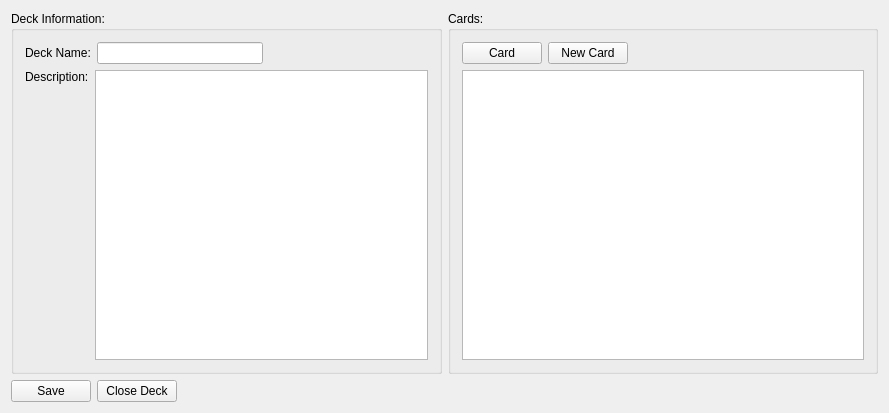
<?xml version="1.0" encoding="UTF-8"?>
<ui version="4.0">
 <class>EditDeck</class>
 <widget class="QWidget" name="EditDeck">
  <property name="geometry">
   <rect>
    <x>0</x>
    <y>0</y>
    <width>889</width>
    <height>413</height>
   </rect>
  </property>
  <property name="windowTitle">
   <string>EditDeck</string>
  </property>
  <layout class="QVBoxLayout" name="verticalLayout_4">
   <item>
    <layout class="QHBoxLayout" name="horizontalLayout_5">
     <item>
      <widget class="QGroupBox" name="groupBox_2">
       <property name="title">
        <string>Deck Information:</string>
       </property>
       <layout class="QVBoxLayout" name="verticalLayout">
        <item>
         <layout class="QHBoxLayout" name="horizontalLayout_2">
          <item>
           <widget class="QLabel" name="label">
            <property name="text">
             <string>Deck Name:</string>
            </property>
           </widget>
          </item>
          <item>
           <widget class="QLineEdit" name="deck_name"/>
          </item>
          <item>
           <spacer name="horizontalSpacer_2">
            <property name="orientation">
             <enum>Qt::Horizontal</enum>
            </property>
            <property name="sizeHint" stdset="0">
             <size>
              <width>40</width>
              <height>20</height>
             </size>
            </property>
           </spacer>
          </item>
         </layout>
        </item>
        <item>
         <layout class="QHBoxLayout" name="horizontalLayout_4">
          <item>
           <layout class="QVBoxLayout" name="verticalLayout_3">
            <item>
             <widget class="QLabel" name="label_2">
              <property name="text">
               <string>Description:</string>
              </property>
             </widget>
            </item>
            <item>
             <spacer name="verticalSpacer">
              <property name="orientation">
               <enum>Qt::Vertical</enum>
              </property>
              <property name="sizeHint" stdset="0">
               <size>
                <width>20</width>
                <height>40</height>
               </size>
              </property>
             </spacer>
            </item>
           </layout>
          </item>
          <item>
           <widget class="QPlainTextEdit" name="deck_description">
            <property name="documentTitle">
             <string/>
            </property>
           </widget>
          </item>
         </layout>
        </item>
       </layout>
      </widget>
     </item>
     <item>
      <widget class="QGroupBox" name="groupBox">
       <property name="title">
        <string>Cards:</string>
       </property>
       <layout class="QVBoxLayout" name="verticalLayout_2">
        <item>
         <layout class="QHBoxLayout" name="horizontalLayout">
          <item>
           <widget class="QPushButton" name="card_button">
            <property name="text">
             <string>Card</string>
            </property>
           </widget>
          </item>
          <item>
           <widget class="QPushButton" name="pushButton_2">
            <property name="text">
             <string>New Card</string>
            </property>
           </widget>
          </item>
          <item>
           <spacer name="horizontalSpacer">
            <property name="orientation">
             <enum>Qt::Horizontal</enum>
            </property>
            <property name="sizeHint" stdset="0">
             <size>
              <width>40</width>
              <height>20</height>
             </size>
            </property>
           </spacer>
          </item>
         </layout>
        </item>
        <item>
         <widget class="QListWidget" name="list"/>
        </item>
       </layout>
      </widget>
     </item>
    </layout>
   </item>
   <item>
    <layout class="QHBoxLayout" name="horizontalLayout_3">
     <item>
      <widget class="QPushButton" name="pushButton">
       <property name="toolTip">
        <string>Save the changes you've made.  Doesn't close the deck.</string>
       </property>
       <property name="text">
        <string>Save</string>
       </property>
       <property name="shortcut">
        <string>Ctrl+S</string>
       </property>
      </widget>
     </item>
     <item>
      <widget class="QPushButton" name="pushButton_3">
       <property name="toolTip">
        <string>Closes the deck.</string>
       </property>
       <property name="text">
        <string>Close Deck</string>
       </property>
       <property name="shortcut">
        <string>Ctrl+Backspace</string>
       </property>
      </widget>
     </item>
     <item>
      <spacer name="horizontalSpacer_3">
       <property name="orientation">
        <enum>Qt::Horizontal</enum>
       </property>
       <property name="sizeHint" stdset="0">
        <size>
         <width>40</width>
         <height>20</height>
        </size>
       </property>
      </spacer>
     </item>
    </layout>
   </item>
  </layout>
 </widget>
 <layoutdefault spacing="6" margin="11"/>
 <resources/>
 <connections>
  <connection>
   <sender>pushButton</sender>
   <signal>clicked()</signal>
   <receiver>EditDeck</receiver>
   <slot>saveDeck()</slot>
   <hints>
    <hint type="sourcelabel">
     <x>99</x>
     <y>378</y>
    </hint>
    <hint type="destinationlabel">
     <x>113</x>
     <y>565</y>
    </hint>
   </hints>
  </connection>
  <connection>
   <sender>pushButton_3</sender>
   <signal>clicked()</signal>
   <receiver>EditDeck</receiver>
   <slot>closeDeck()</slot>
   <hints>
    <hint type="sourcelabel">
     <x>213</x>
     <y>356</y>
    </hint>
    <hint type="destinationlabel">
     <x>300</x>
     <y>730</y>
    </hint>
   </hints>
  </connection>
  <connection>
   <sender>pushButton_2</sender>
   <signal>clicked()</signal>
   <receiver>EditDeck</receiver>
   <slot>newCard()</slot>
   <hints>
    <hint type="sourcelabel">
     <x>729</x>
     <y>94</y>
    </hint>
    <hint type="destinationlabel">
     <x>988</x>
     <y>119</y>
    </hint>
   </hints>
  </connection>
  <connection>
   <sender>list</sender>
   <signal>itemActivated(QListWidgetItem*)</signal>
   <receiver>EditDeck</receiver>
   <slot>editSelectedCard()</slot>
   <hints>
    <hint type="sourcelabel">
     <x>554</x>
     <y>244</y>
    </hint>
    <hint type="destinationlabel">
     <x>503</x>
     <y>791</y>
    </hint>
   </hints>
  </connection>
  <connection>
   <sender>list</sender>
   <signal>itemClicked(QListWidgetItem*)</signal>
   <receiver>EditDeck</receiver>
   <slot>updateButtons()</slot>
   <hints>
    <hint type="sourcelabel">
     <x>742</x>
     <y>253</y>
    </hint>
    <hint type="destinationlabel">
     <x>877</x>
     <y>777</y>
    </hint>
   </hints>
  </connection>
 </connections>
 <slots>
  <slot>saveDeck()</slot>
  <slot>editSelectedCard()</slot>
  <slot>updateButtons()</slot>
  <slot>deleteSelectedCard()</slot>
  <slot>closeDeck()</slot>
  <slot>newCard()</slot>
 </slots>
</ui>
